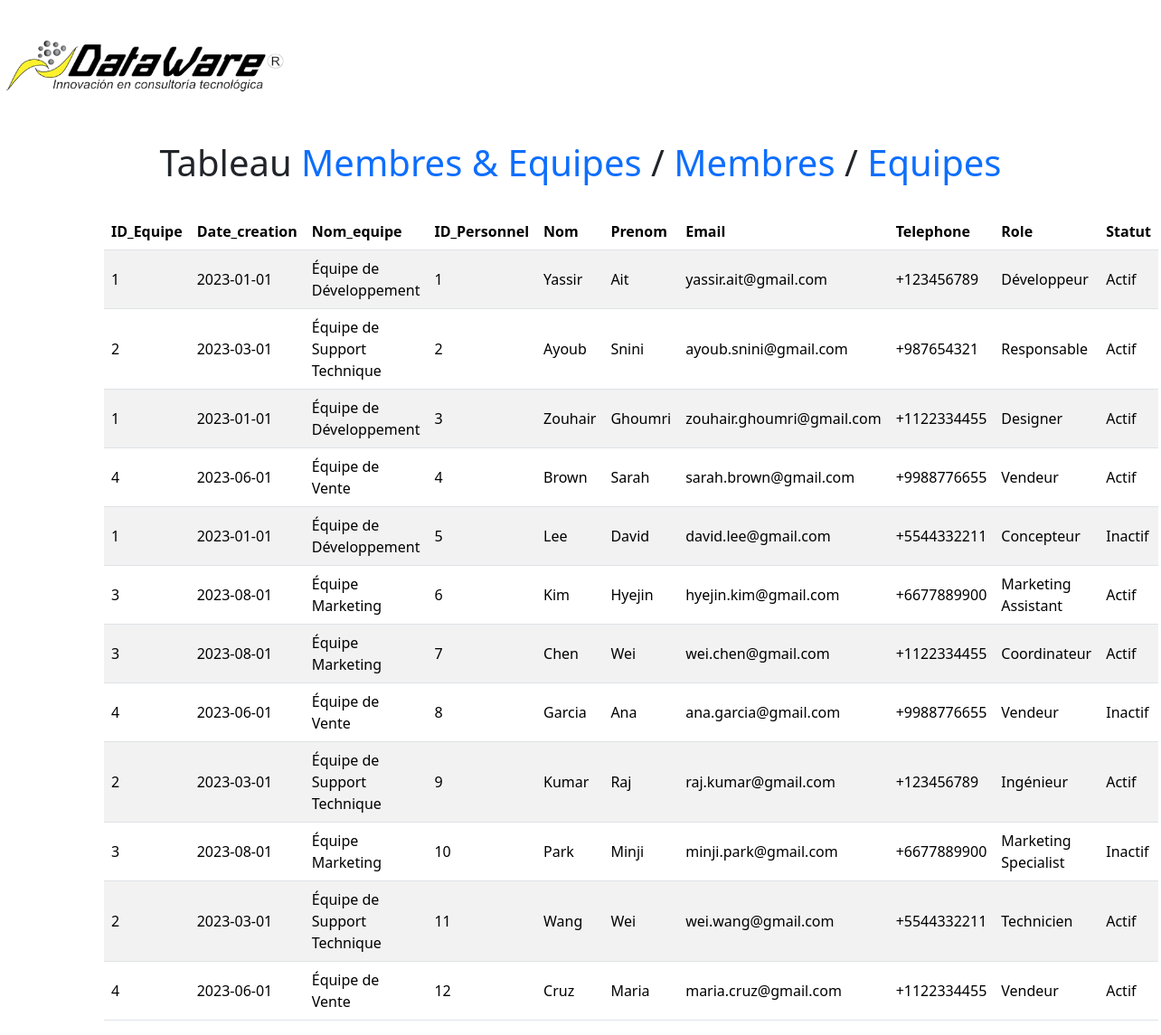
The page / on the database its author committed.
### tables this page shows
CREATE TABLE `membre_personnel` (
  `ID_Personnel` int(255) NOT NULL,
  `Nom` varchar(50) NOT NULL,
  `Prenom` varchar(50) NOT NULL,
  `Email` varchar(255) NOT NULL,
  `Telephone` varchar(20) NOT NULL,
  `Role` varchar(50) NOT NULL,
  `ID_Equipe` int(11) NOT NULL,
  `Statut` varchar(50) NOT NULL
);

CREATE TABLE `equipes` (
  `ID_Equipe` int(11) NOT NULL,
  `Nom_equipe` varchar(255) NOT NULL,
  `Date_creation` date NOT NULL
);

### index.php (the view, shortened to what this page needs)
<?php
include "connect.php";
$query = "SELECT * FROM membre_personnel JOIN Equipes ON membre_personnel.ID_Equipe = Equipes.ID_Equipe;";
$resultat = mysqli_query($conn, $query);
?>
<!DOCTYPE html>
<html lang="en">
<head>
    <link href="https://cdn.jsdelivr.net/npm/bootstrap@5.3.2/dist/css/bootstrap.min.css" rel="stylesheet">
    <link rel="stylesheet" href="style.css">
</head>
<body>
    <div><img src="logo.png" alt="icone" class="w-25 h-25" ></div>
    <div> <h1 class="text-center">Tableau <a href="#">Membres & Equipes</a> / <a href="Members.php">Membres</a> / <a href="Equipes.php">Equipes</a>  </h1></div>
   <div class=" d-flex justify-content-center ">
      <div class="col-md-10 px-2 ">
      <table class="table table-striped mt-4 rounded-top-4 overflow-hidden ">
        <thead>
           <tr>
             <th class=" align-middle">ID_Equipe</th>
             <th class=" align-middle">Date_creation</th>
             <th class=" align-middle">Nom_equipe</th>
             <th class=" align-middle">ID_Personnel</th>
             <th class=" align-middle">Nom</th>
             <th class=" align-middle">Prenom</th>
             <th class=" align-middle">Email</th>
             <th class=" align-middle">Telephone</th>
             <th class=" align-middle">Role</th>
             <th class=" align-middle">Statut</th>
           </tr>
        </thead>
        <tbody>
            <tr>
            <?php
        while($row = mysqli_fetch_assoc($resultat)){
            ?>
             <td class=" align-middle"><?php echo $row['ID_Equipe']; ?></th>
             <td class=" align-middle"><?php echo $row['Date_creation']; ?></th>
             <td class=" align-middle"><?php echo $row['Nom_equipe']; ?></th>
             <td class=" align-middle"><?php echo $row['ID_Personnel']; ?></th>
             <td class=" align-middle"><?php echo $row['Nom']; ?></th>
             <td class=" align-middle"><?php echo $row['Prenom']; ?></th>
             <td class=" align-middle"><?php echo $row['Email']; ?></th>
             <td class=" align-middle"><?php echo $row['Telephone']; ?></th>
             <td class=" align-middle"><?php echo $row['Role']; ?></th>
             <td class=" align-middle"><?php echo $row['Statut']; ?></th>
            </tr>
        <?php
        }
        ?>
        </tbody>
       </table>
        </div>
</body>
</html>

### style.css (style rules this page uses)
* { text-decoration: none !important; }
body { background-image: url(bg.png); }

### rows shown on the page
membre_personnel: ID_Equipe.ID_Equipe "1", ID_Equipe.Date_creation "2023-01-01", ID_Equipe.Nom_equipe "Équipe de Développement", ID_Personnel "1", Nom "Yassir", Prenom "Ait", Email "yassir.ait@gmail.com", Telephone "+123456789", Role "Développeur", Statut "Actif"
membre_personnel: ID_Equipe.ID_Equipe "2", ID_Equipe.Date_creation "2023-03-01", ID_Equipe.Nom_equipe "Équipe de Support Technique", ID_Personnel "2", Nom "Ayoub", Prenom "Snini", Email "ayoub.snini@gmail.com", Telephone "+987654321", Role "Responsable", Statut "Actif"
membre_personnel: ID_Equipe.ID_Equipe "1", ID_Equipe.Date_creation "2023-01-01", ID_Equipe.Nom_equipe "Équipe de Développement", ID_Personnel "3", Nom "Zouhair", Prenom "Ghoumri", Email "zouhair.ghoumri@gmail.com", Telephone "+1122334455", Role "Designer", Statut "Actif"
membre_personnel: ID_Equipe.ID_Equipe "4", ID_Equipe.Date_creation "2023-06-01", ID_Equipe.Nom_equipe "Équipe de Vente", ID_Personnel "4", Nom "Brown", Prenom "Sarah", Email "sarah.brown@gmail.com", Telephone "+9988776655", Role "Vendeur", Statut "Actif"
membre_personnel: ID_Equipe.ID_Equipe "1", ID_Equipe.Date_creation "2023-01-01", ID_Equipe.Nom_equipe "Équipe de Développement", ID_Personnel "5", Nom "Lee", Prenom "David", Email "david.lee@gmail.com", Telephone "+5544332211", Role "Concepteur", Statut "Inactif"
membre_personnel: ID_Equipe.ID_Equipe "3", ID_Equipe.Date_creation "2023-08-01", ID_Equipe.Nom_equipe "Équipe Marketing", ID_Personnel "6", Nom "Kim", Prenom "Hyejin", Email "hyejin.kim@gmail.com", Telephone "+6677889900", Role "Marketing Assistant", Statut "Actif"
membre_personnel: ID_Equipe.ID_Equipe "3", ID_Equipe.Date_creation "2023-08-01", ID_Equipe.Nom_equipe "Équipe Marketing", ID_Personnel "7", Nom "Chen", Prenom "Wei", Email "wei.chen@gmail.com", Telephone "+1122334455", Role "Coordinateur", Statut "Actif"
membre_personnel: ID_Equipe.ID_Equipe "4", ID_Equipe.Date_creation "2023-06-01", ID_Equipe.Nom_equipe "Équipe de Vente", ID_Personnel "8", Nom "Garcia", Prenom "Ana", Email "ana.garcia@gmail.com", Telephone "+9988776655", Role "Vendeur", Statut "Inactif"
membre_personnel: ID_Equipe.ID_Equipe "2", ID_Equipe.Date_creation "2023-03-01", ID_Equipe.Nom_equipe "Équipe de Support Technique", ID_Personnel "9", Nom "Kumar", Prenom "Raj", Email "raj.kumar@gmail.com", Telephone "+123456789", Role "Ingénieur", Statut "Actif"
membre_personnel: ID_Equipe.ID_Equipe "3", ID_Equipe.Date_creation "2023-08-01", ID_Equipe.Nom_equipe "Équipe Marketing", ID_Personnel "10", Nom "Park", Prenom "Minji", Email "minji.park@gmail.com", Telephone "+6677889900", Role "Marketing Specialist", Statut "Inactif"
membre_personnel: ID_Equipe.ID_Equipe "2", ID_Equipe.Date_creation "2023-03-01", ID_Equipe.Nom_equipe "Équipe de Support Technique", ID_Personnel "11", Nom "Wang", Prenom "Wei", Email "wei.wang@gmail.com", Telephone "+5544332211", Role "Technicien", Statut "Actif"
membre_personnel: ID_Equipe.ID_Equipe "4", ID_Equipe.Date_creation "2023-06-01", ID_Equipe.Nom_equipe "Équipe de Vente", ID_Personnel "12", Nom "Cruz", Prenom "Maria", Email "maria.cruz@gmail.com", Telephone "+1122334455", Role "Vendeur", Statut "Actif"
